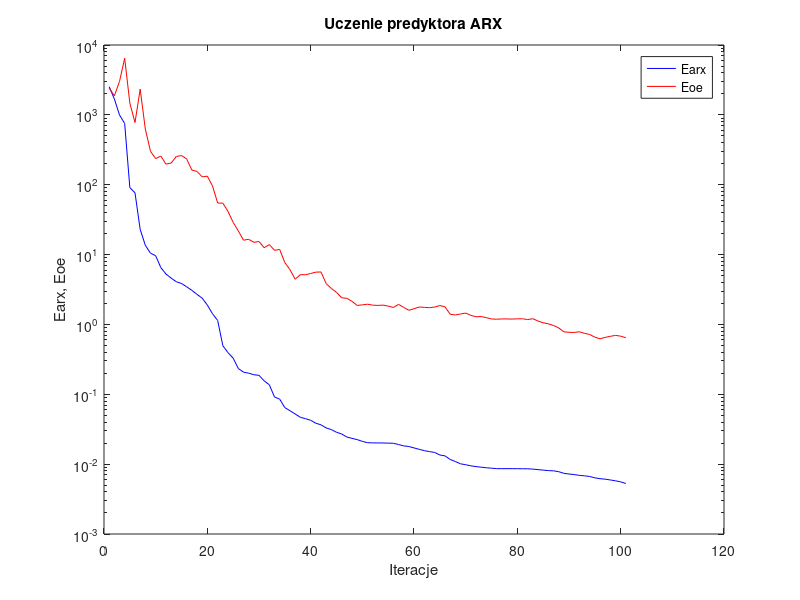
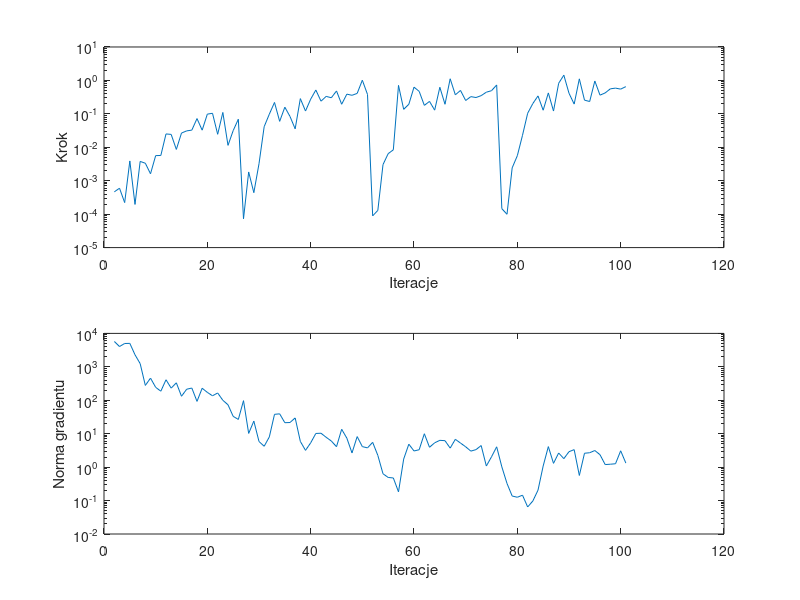

Reproduce these figures in MATLAB, in order.
%uczenie predyktora arx
clear all;
n=0; farx(n+1)=2.530974e+003; foe(n+1)=2.423394e+003; wspucz(n+1)=0.000000e+000; ng(n+1)=0.000000e+000;
%odnowa zmiennej metryki
n=1; farx(n+1)=1.691523e+003; foe(n+1)=1.866611e+003; krok(n+1)=4.651747e-004; ng(n+1)=5.728891e+003;
n=2; farx(n+1)=9.980260e+002; foe(n+1)=3.008279e+003; krok(n+1)=5.972073e-004; ng(n+1)=4.043420e+003;
n=3; farx(n+1)=7.526637e+002; foe(n+1)=6.458890e+003; krok(n+1)=2.219001e-004; ng(n+1)=4.991100e+003;
n=4; farx(n+1)=9.088157e+001; foe(n+1)=1.474530e+003; krok(n+1)=3.907882e-003; ng(n+1)=5.029543e+003;
n=5; farx(n+1)=7.661195e+001; foe(n+1)=7.765625e+002; krok(n+1)=1.954649e-004; ng(n+1)=2.293251e+003;
n=6; farx(n+1)=2.297831e+001; foe(n+1)=2.331796e+003; krok(n+1)=3.778589e-003; ng(n+1)=1.247321e+003;
n=7; farx(n+1)=1.356709e+001; foe(n+1)=6.253931e+002; krok(n+1)=3.334617e-003; ng(n+1)=2.776419e+002;
n=8; farx(n+1)=1.046914e+001; foe(n+1)=3.007231e+002; krok(n+1)=1.612540e-003; ng(n+1)=4.597688e+002;
n=9; farx(n+1)=9.622931e+000; foe(n+1)=2.367263e+002; krok(n+1)=5.631405e-003; ng(n+1)=2.437894e+002;
n=10; farx(n+1)=6.507341e+000; foe(n+1)=2.568369e+002; krok(n+1)=5.699196e-003; ng(n+1)=1.867004e+002;
n=11; farx(n+1)=5.260223e+000; foe(n+1)=1.970338e+002; krok(n+1)=2.508493e-002; ng(n+1)=4.103074e+002;
n=12; farx(n+1)=4.604277e+000; foe(n+1)=2.044727e+002; krok(n+1)=2.429096e-002; ng(n+1)=2.307158e+002;
n=13; farx(n+1)=4.084292e+000; foe(n+1)=2.538094e+002; krok(n+1)=8.631803e-003; ng(n+1)=3.324930e+002;
n=14; farx(n+1)=3.855894e+000; foe(n+1)=2.615341e+002; krok(n+1)=2.667694e-002; ng(n+1)=1.318078e+002;
n=15; farx(n+1)=3.458631e+000; foe(n+1)=2.338091e+002; krok(n+1)=3.094863e-002; ng(n+1)=2.139264e+002;
n=16; farx(n+1)=3.074569e+000; foe(n+1)=1.623078e+002; krok(n+1)=3.262119e-002; ng(n+1)=2.319462e+002;
n=17; farx(n+1)=2.695217e+000; foe(n+1)=1.549884e+002; krok(n+1)=7.224169e-002; ng(n+1)=9.262347e+001;
n=18; farx(n+1)=2.375702e+000; foe(n+1)=1.296782e+002; krok(n+1)=3.252259e-002; ng(n+1)=2.286306e+002;
n=19; farx(n+1)=1.897499e+000; foe(n+1)=1.324572e+002; krok(n+1)=9.809225e-002; ng(n+1)=1.722335e+002;
n=20; farx(n+1)=1.421355e+000; foe(n+1)=9.618290e+001; krok(n+1)=1.039503e-001; ng(n+1)=1.360027e+002;
n=21; farx(n+1)=1.140480e+000; foe(n+1)=5.466677e+001; krok(n+1)=2.447549e-002; ng(n+1)=1.653329e+002;
n=22; farx(n+1)=4.966915e-001; foe(n+1)=5.450892e+001; krok(n+1)=1.101515e-001; ng(n+1)=9.992188e+001;
n=23; farx(n+1)=3.942898e-001; foe(n+1)=4.145376e+001; krok(n+1)=1.142218e-002; ng(n+1)=7.325009e+001;
n=24; farx(n+1)=3.288291e-001; foe(n+1)=2.888963e+001; krok(n+1)=3.149998e-002; ng(n+1)=3.302195e+001;
n=25; farx(n+1)=2.337579e-001; foe(n+1)=2.178688e+001; krok(n+1)=6.918375e-002; ng(n+1)=2.671130e+001;
%odnowa zmiennej metryki
n=26; farx(n+1)=2.074916e-001; foe(n+1)=1.605809e+001; krok(n+1)=7.271253e-005; ng(n+1)=9.729617e+001;
n=27; farx(n+1)=2.006121e-001; foe(n+1)=1.654116e+001; krok(n+1)=1.830478e-003; ng(n+1)=1.020068e+001;
n=28; farx(n+1)=1.905665e-001; foe(n+1)=1.498445e+001; krok(n+1)=4.395065e-004; ng(n+1)=2.381456e+001;
n=29; farx(n+1)=1.868218e-001; foe(n+1)=1.537286e+001; krok(n+1)=3.223493e-003; ng(n+1)=5.847510e+000;
n=30; farx(n+1)=1.556638e-001; foe(n+1)=1.253246e+001; krok(n+1)=4.134280e-002; ng(n+1)=4.206613e+000;
n=31; farx(n+1)=1.367896e-001; foe(n+1)=1.390597e+001; krok(n+1)=9.809225e-002; ng(n+1)=8.025376e+000;
n=32; farx(n+1)=9.141655e-002; foe(n+1)=1.150320e+001; krok(n+1)=2.192961e-001; ng(n+1)=3.795356e+001;
n=33; farx(n+1)=8.521135e-002; foe(n+1)=1.184956e+001; krok(n+1)=5.962927e-002; ng(n+1)=3.929642e+001;
n=34; farx(n+1)=6.439788e-002; foe(n+1)=7.678245e+000; krok(n+1)=1.583927e-001; ng(n+1)=2.131926e+001;
n=35; farx(n+1)=5.820984e-002; foe(n+1)=6.082734e+000; krok(n+1)=8.351152e-002; ng(n+1)=2.159558e+001;
n=36; farx(n+1)=5.222638e-002; foe(n+1)=4.433276e+000; krok(n+1)=3.557944e-002; ng(n+1)=2.964583e+001;
n=37; farx(n+1)=4.691330e-002; foe(n+1)=5.157577e+000; krok(n+1)=2.857025e-001; ng(n+1)=5.886826e+000;
n=38; farx(n+1)=4.473442e-002; foe(n+1)=5.143206e+000; krok(n+1)=1.214664e-001; ng(n+1)=3.174751e+000;
n=39; farx(n+1)=4.246522e-002; foe(n+1)=5.358459e+000; krok(n+1)=2.745822e-001; ng(n+1)=5.319470e+000;
n=40; farx(n+1)=3.850980e-002; foe(n+1)=5.604605e+000; krok(n+1)=5.166865e-001; ng(n+1)=1.016899e+001;
n=41; farx(n+1)=3.655213e-002; foe(n+1)=5.634937e+000; krok(n+1)=2.393567e-001; ng(n+1)=1.032555e+001;
n=42; farx(n+1)=3.300678e-002; foe(n+1)=3.843883e+000; krok(n+1)=3.329123e-001; ng(n+1)=7.804911e+000;
n=43; farx(n+1)=3.124092e-002; foe(n+1)=3.273123e+000; krok(n+1)=3.031633e-001; ng(n+1)=6.040371e+000;
n=44; farx(n+1)=2.860147e-002; foe(n+1)=2.878131e+000; krok(n+1)=4.842714e-001; ng(n+1)=4.079984e+000;
n=45; farx(n+1)=2.703429e-002; foe(n+1)=2.410101e+000; krok(n+1)=1.937164e-001; ng(n+1)=1.356060e+001;
n=46; farx(n+1)=2.443972e-002; foe(n+1)=2.366562e+000; krok(n+1)=3.885953e-001; ng(n+1)=7.364501e+000;
n=47; farx(n+1)=2.338553e-002; foe(n+1)=2.140192e+000; krok(n+1)=3.589369e-001; ng(n+1)=2.658125e+000;
n=48; farx(n+1)=2.245393e-002; foe(n+1)=1.870711e+000; krok(n+1)=4.089939e-001; ng(n+1)=8.194625e+000;
n=49; farx(n+1)=2.118256e-002; foe(n+1)=1.905638e+000; krok(n+1)=1.015268e+000; ng(n+1)=4.108072e+000;
n=50; farx(n+1)=2.028994e-002; foe(n+1)=1.947042e+000; krok(n+1)=3.806077e-001; ng(n+1)=3.767941e+000;
%odnowa zmiennej metryki
n=51; farx(n+1)=2.014872e-002; foe(n+1)=1.888798e+000; krok(n+1)=8.898278e-005; ng(n+1)=5.513180e+000;
n=52; farx(n+1)=2.012354e-002; foe(n+1)=1.870841e+000; krok(n+1)=1.297027e-004; ng(n+1)=2.241893e+000;
n=53; farx(n+1)=2.008241e-002; foe(n+1)=1.890111e+000; krok(n+1)=3.032635e-003; ng(n+1)=6.331222e-001;
n=54; farx(n+1)=1.998958e-002; foe(n+1)=1.828039e+000; krok(n+1)=6.446985e-003; ng(n+1)=4.915090e-001;
n=55; farx(n+1)=1.989302e-002; foe(n+1)=1.749346e+000; krok(n+1)=8.402186e-003; ng(n+1)=4.741779e-001;
n=56; farx(n+1)=1.910331e-002; foe(n+1)=1.936887e+000; krok(n+1)=7.101669e-001; ng(n+1)=1.822992e-001;
n=57; farx(n+1)=1.826409e-002; foe(n+1)=1.755802e+000; krok(n+1)=1.365450e-001; ng(n+1)=1.743236e+000;
n=58; farx(n+1)=1.787302e-002; foe(n+1)=1.595594e+000; krok(n+1)=1.934788e-001; ng(n+1)=4.859123e+000;
n=59; farx(n+1)=1.707194e-002; foe(n+1)=1.676798e+000; krok(n+1)=6.287558e-001; ng(n+1)=3.044268e+000;
n=60; farx(n+1)=1.630087e-002; foe(n+1)=1.777169e+000; krok(n+1)=4.714530e-001; ng(n+1)=3.310960e+000;
n=61; farx(n+1)=1.559388e-002; foe(n+1)=1.755749e+000; krok(n+1)=1.794664e-001; ng(n+1)=9.971400e+000;
n=62; farx(n+1)=1.512692e-002; foe(n+1)=1.736686e+000; krok(n+1)=2.357265e-001; ng(n+1)=3.926103e+000;
n=63; farx(n+1)=1.470913e-002; foe(n+1)=1.772038e+000; krok(n+1)=1.292164e-001; ng(n+1)=5.342403e+000;
n=64; farx(n+1)=1.352183e-002; foe(n+1)=1.865145e+000; krok(n+1)=6.239579e-001; ng(n+1)=6.329340e+000;
n=65; farx(n+1)=1.313321e-002; foe(n+1)=1.786748e+000; krok(n+1)=1.934788e-001; ng(n+1)=6.184749e+000;
n=66; farx(n+1)=1.166904e-002; foe(n+1)=1.400334e+000; krok(n+1)=1.120145e+000; ng(n+1)=3.705848e+000;
n=67; farx(n+1)=1.090609e-002; foe(n+1)=1.364853e+000; krok(n+1)=3.713045e-001; ng(n+1)=6.790094e+000;
n=68; farx(n+1)=1.010571e-002; foe(n+1)=1.410259e+000; krok(n+1)=5.013461e-001; ng(n+1)=5.246628e+000;
n=69; farx(n+1)=9.813998e-003; foe(n+1)=1.454086e+000; krok(n+1)=2.507212e-001; ng(n+1)=4.062414e+000;
n=70; farx(n+1)=9.455911e-003; foe(n+1)=1.347378e+000; krok(n+1)=3.276650e-001; ng(n+1)=3.013904e+000;
n=71; farx(n+1)=9.221885e-003; foe(n+1)=1.288272e+000; krok(n+1)=3.077853e-001; ng(n+1)=3.340324e+000;
n=72; farx(n+1)=9.049329e-003; foe(n+1)=1.297177e+000; krok(n+1)=3.505976e-001; ng(n+1)=4.420397e+000;
n=73; farx(n+1)=8.879557e-003; foe(n+1)=1.250297e+000; krok(n+1)=4.448216e-001; ng(n+1)=1.079737e+000;
n=74; farx(n+1)=8.755483e-003; foe(n+1)=1.198046e+000; krok(n+1)=4.923082e-001; ng(n+1)=2.033836e+000;
n=75; farx(n+1)=8.623356e-003; foe(n+1)=1.187380e+000; krok(n+1)=7.310195e-001; ng(n+1)=4.052993e+000;
%odnowa zmiennej metryki
n=76; farx(n+1)=8.616368e-003; foe(n+1)=1.198576e+000; krok(n+1)=1.460087e-004; ng(n+1)=1.019155e+000;
n=77; farx(n+1)=8.615995e-003; foe(n+1)=1.198531e+000; krok(n+1)=9.921626e-005; ng(n+1)=3.251696e-001;
n=78; farx(n+1)=8.613846e-003; foe(n+1)=1.192324e+000; krok(n+1)=2.424720e-003; ng(n+1)=1.367627e-001;
n=79; farx(n+1)=8.610282e-003; foe(n+1)=1.203056e+000; krok(n+1)=5.608389e-003; ng(n+1)=1.256631e-001;
n=80; farx(n+1)=8.594126e-003; foe(n+1)=1.205174e+000; krok(n+1)=2.284436e-002; ng(n+1)=1.449098e-001;
n=81; farx(n+1)=8.578655e-003; foe(n+1)=1.174236e+000; krok(n+1)=1.042976e-001; ng(n+1)=6.432586e-002;
n=82; farx(n+1)=8.494980e-003; foe(n+1)=1.206941e+000; krok(n+1)=2.032965e-001; ng(n+1)=9.714099e-002;
n=83; farx(n+1)=8.349293e-003; foe(n+1)=1.118317e+000; krok(n+1)=3.435737e-001; ng(n+1)=2.044220e-001;
n=84; farx(n+1)=8.216526e-003; foe(n+1)=1.057619e+000; krok(n+1)=1.284644e-001; ng(n+1)=1.080618e+000;
n=85; farx(n+1)=8.084717e-003; foe(n+1)=1.020238e+000; krok(n+1)=4.228884e-001; ng(n+1)=4.108494e+000;
n=86; farx(n+1)=8.021716e-003; foe(n+1)=9.660549e-001; krok(n+1)=1.213694e-001; ng(n+1)=1.297999e+000;
n=87; farx(n+1)=7.802720e-003; foe(n+1)=8.923358e-001; krok(n+1)=8.224396e-001; ng(n+1)=2.649643e+000;
n=88; farx(n+1)=7.387523e-003; foe(n+1)=7.841594e-001; krok(n+1)=1.435731e+000; ng(n+1)=1.792984e+000;
n=89; farx(n+1)=7.227349e-003; foe(n+1)=7.719677e-001; krok(n+1)=4.128102e-001; ng(n+1)=2.899228e+000;
n=90; farx(n+1)=7.091700e-003; foe(n+1)=7.677530e-001; krok(n+1)=1.958039e-001; ng(n+1)=3.333418e+000;
n=91; farx(n+1)=6.912082e-003; foe(n+1)=7.855015e-001; krok(n+1)=1.114151e+000; ng(n+1)=5.636761e-001;
n=92; farx(n+1)=6.802831e-003; foe(n+1)=7.463424e-001; krok(n+1)=2.569287e-001; ng(n+1)=2.604107e+000;
n=93; farx(n+1)=6.661773e-003; foe(n+1)=7.186451e-001; krok(n+1)=2.340680e-001; ng(n+1)=2.695167e+000;
n=94; farx(n+1)=6.368602e-003; foe(n+1)=6.575855e-001; krok(n+1)=9.606268e-001; ng(n+1)=3.136611e+000;
n=95; farx(n+1)=6.194774e-003; foe(n+1)=6.230313e-001; krok(n+1)=3.624196e-001; ng(n+1)=2.353185e+000;
n=96; farx(n+1)=6.091474e-003; foe(n+1)=6.522882e-001; krok(n+1)=4.228235e-001; ng(n+1)=1.193129e+000;
n=97; farx(n+1)=5.938254e-003; foe(n+1)=6.757642e-001; krok(n+1)=5.600723e-001; ng(n+1)=1.222341e+000;
n=98; farx(n+1)=5.774840e-003; foe(n+1)=6.971810e-001; krok(n+1)=5.885355e-001; ng(n+1)=1.262228e+000;
n=99; farx(n+1)=5.575637e-003; foe(n+1)=6.789601e-001; krok(n+1)=5.491644e-001; ng(n+1)=3.079733e+000;
n=100; farx(n+1)=5.282953e-003; foe(n+1)=6.462378e-001; krok(n+1)=6.524460e-001; ng(n+1)=1.322816e+000;

figure; semilogy(farx,'b'); hold on; semilogy(foe,'r'); xlabel('Iteracje'); ylabel('Earx, Eoe'); legend('Earx','Eoe'); title('Uczenie predyktora ARX');
figure; subplot(2,1,1); semilogy(krok); xlabel('Iteracje'); ylabel('Krok');
subplot(2,1,2); semilogy(ng); xlabel('Iteracje'); ylabel('Norma gradientu');
Earx=farx(n+1)
Eoe=foe(n+1)
